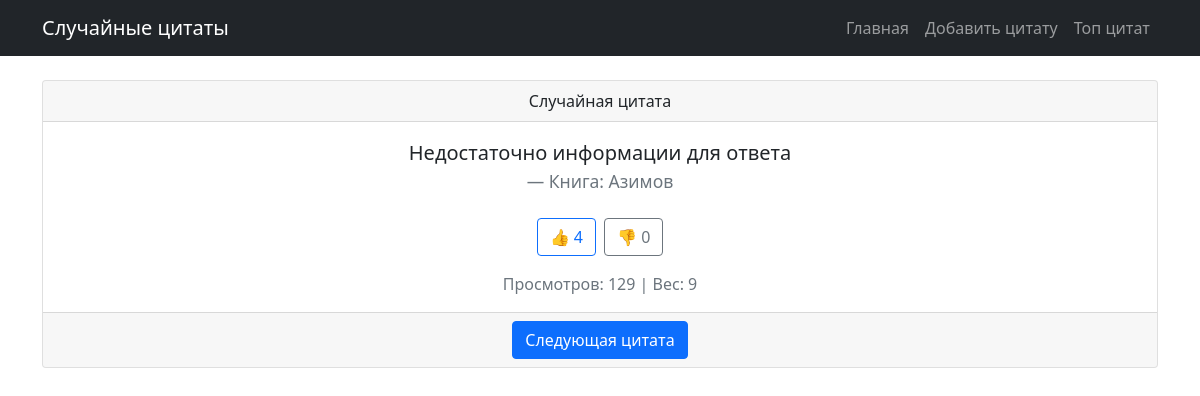
The page / on the database its author committed.
### quotes/models.py (models this page shows, shortened)
class Quote(models.Model):
    text = models.TextField(verbose_name="Текст цитаты", unique=True)
    source = models.ForeignKey(Source, on_delete=models.CASCADE, related_name="quotes", verbose_name="Источник")
    weight = models.PositiveIntegerField(default=1, verbose_name="Вес")
    views = models.PositiveIntegerField(default=0, verbose_name="Просмотры")
    likes = models.PositiveIntegerField(default=0, verbose_name="Лайки")
    dislikes = models.PositiveIntegerField(default=0, verbose_name="Дизлайки")
    created_at = models.DateTimeField(auto_now_add=True, verbose_name="Дата создания")
    @classmethod
    def get_random(cls):
        quotes = list(cls.objects.all())
        if not quotes:
            return None
        weights = [quote.weight for quote in quotes]
        return random.choices(quotes, weights=weights, k=1)[0]
    class Meta:
        verbose_name = "Цитата"
        verbose_name_plural = "Цитаты"

class Source(models.Model):
    SOURCE_TYPES = [
        ('movie', 'Фильм'),
        ('book', 'Книга'),
        ('other', 'Другое'),
    ]
    name = models.CharField(max_length=200, verbose_name="Название")
    type = models.CharField(max_length=10, choices=SOURCE_TYPES, default='other', verbose_name="Тип")
    def __str__(self):
        return f"{self.get_type_display()}: {self.name}"
    class Meta:
        verbose_name = "Источник"
        verbose_name_plural = "Источники"

### quotes/views.py (the view)
# urls.py: path('', views.random_quote, name='random_quote'),
def random_quote(request):
    quote = Quote.get_random()
    if quote:
        Quote.objects.filter(id=quote.id).update(views=F('views') + 1)
        quote.refresh_from_db()
    return render(request, 'quotes/random_quote.html', {'quote': quote})

### quotes/templates/quotes/random_quote.html (shortened to what this page needs)
{% extends 'base.html' %}
{% block content %}
<div class="card text-center">
    <div class="card-header">
        Случайная цитата
    </div>
    <div class="card-body">
        {% if quote %}
            <blockquote class="blockquote mb-4">
                <p>{{ quote.text }}</p>
                <footer class="blockquote-footer">{{ quote.source }}</footer>
            </blockquote>
            <div class="d-flex justify-content-center mb-3">
                <button class="btn btn-outline-primary me-2" onclick="likeQuote({{ quote.id }})">
                    👍 <span id="likes-count">{{ quote.likes }}</span>
                </button>
                <button class="btn btn-outline-secondary" onclick="dislikeQuote({{ quote.id }})">
                    👎 <span id="dislikes-count">{{ quote.dislikes }}</span>
                </button>
            </div>
            <div class="text-muted">
                Просмотров: {{ quote.views }} | Вес: {{ quote.weight }}
            </div>
        {% else %}
            <p>Цитаты пока не добавлены.</p>
            <a href="{% url 'add_quote' %}" class="btn btn-primary">Добавить первую цитату</a>
        {% endif %}
    </div>
    <div class="card-footer text-muted">
        <a href="{% url 'random_quote' %}" class="btn btn-primary">Следующая цитата</a>
    </div>
</div>
{% endblock %}

### rows shown on the page
Quote: text "Недостаточно информации для ответа", source "Книга: Азимов", likes "4", dislikes "0", views "129", weight "9"
